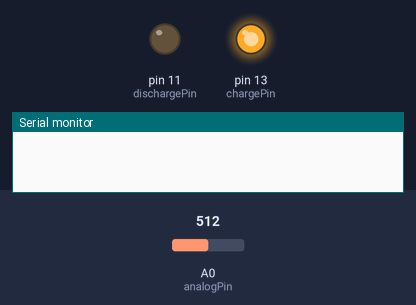
Bench run of a sketch on a simulated Arduino Uno, built with avr-gcc and run on an emulated ATmega328P. On the bench: output pins drawn as LEDs (lit = HIGH), the last lines printed to the serial monitor. The inputs (shaded band) are chosen by the test bench; at power-on: A0 (analogPin) = 512.

Above: at 1.2 s.
1.3 s: A0 (analogPin) set to 630
2.8 s: A0 (analogPin) set to 656
At 4.0 s:
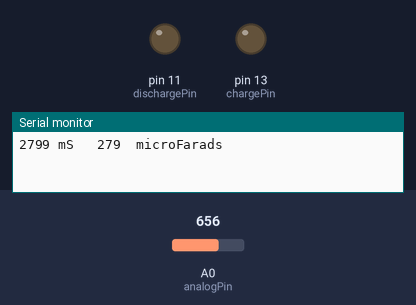
4.3 s: A0 (analogPin) set to 0
At 5.5 s:
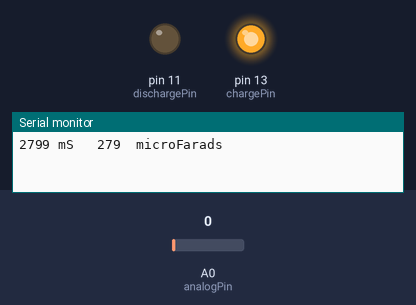
5.8 s: A0 (analogPin) set to 658
At 6.6 s:
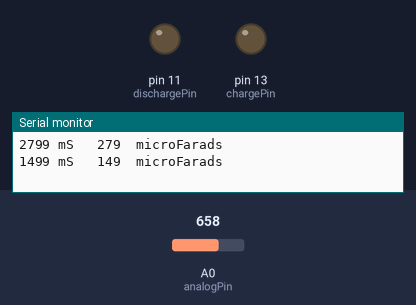
Timing chart, 0 to 8.3 s (numbered marks = the images above; inputs shaded):
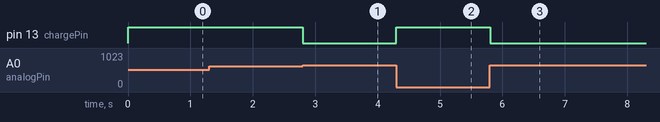

Measured:
- the behaviour switches between 647 and 648 on A0 (analogPin) (found by bisection; images 0 and 1)
- after the input at 1.3 s, every drawn part: stays the same
- after the input at 2.8 s, pin 13 (chargePin): HIGH → LOW at once
- after the input at 4.3 s, pin 13 (chargePin): LOW → HIGH at once
- after the input at 5.8 s, pin 13 (chargePin): HIGH → LOW at once

The sketch:

sketch_apr09a.ino
```cpp
// Coding : //


int analogPin = 0;
int chargePin = 13;
int dischargePin = 11;

int resistorValue = 10000;

unsigned long startTime;
unsigned long elapsedTime;

float microFarads;
float nanoFarads;


void setup() {
  // put your setup code here, to run once:
pinMode(chargePin, OUTPUT);
digitalWrite(chargePin, LOW);
Serial.begin(9600);
}

void loop() {
  // put your main code here, to run repeatedly:
digitalWrite(chargePin, HIGH);
startTime = millis();

while(analogRead(analogPin)<648)
{
}
elapsedTime = millis()-startTime;
microFarads = ((float)elapsedTime/resistorValue)*1000;
Serial.print(elapsedTime);
Serial.print(" mS   ");

if(microFarads>1) {

Serial.print((long)microFarads);
Serial.println("  microFarads ");

}

else
{
nanoFarads = microFarads*1000.0;
Serial.print((long)nanoFarads);
Serial.println("  nanoFarads");
delay(500);
}

digitalWrite(chargePin, LOW);
pinMode(dischargePin,OUTPUT);
digitalWrite(dischargePin, LOW);
while(analogRead(analogPin)>0)
{
}

pinMode(dischargePin, INPUT);
}
```
